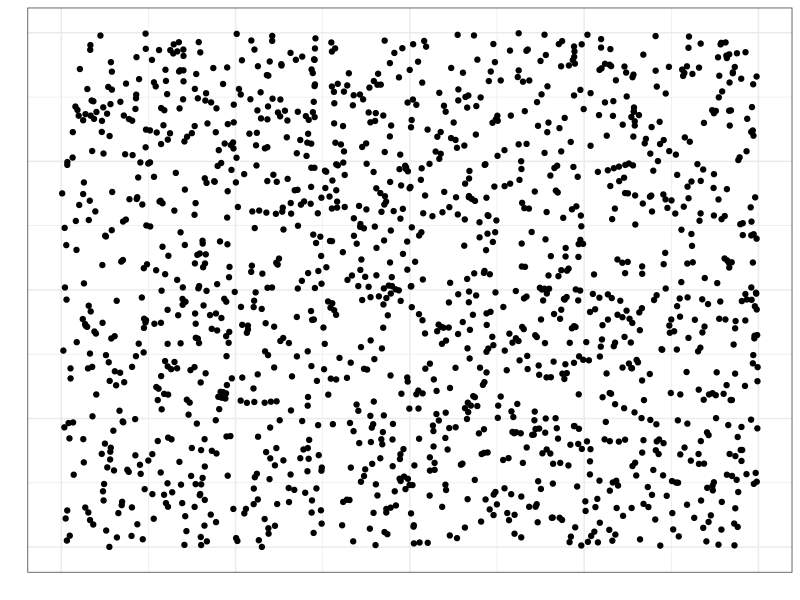
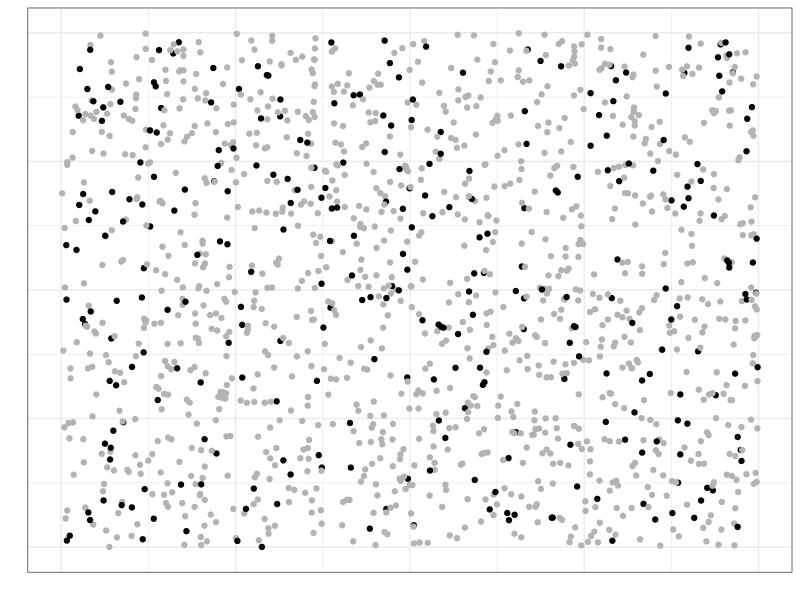
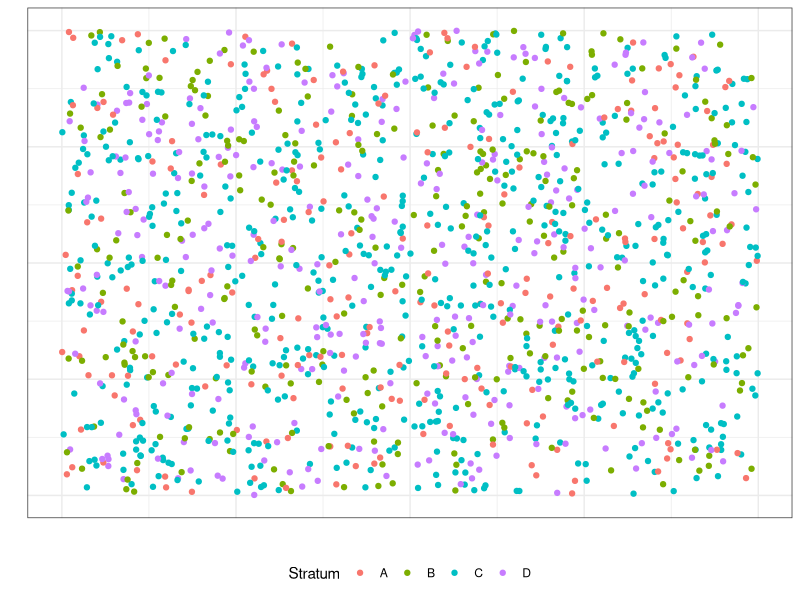
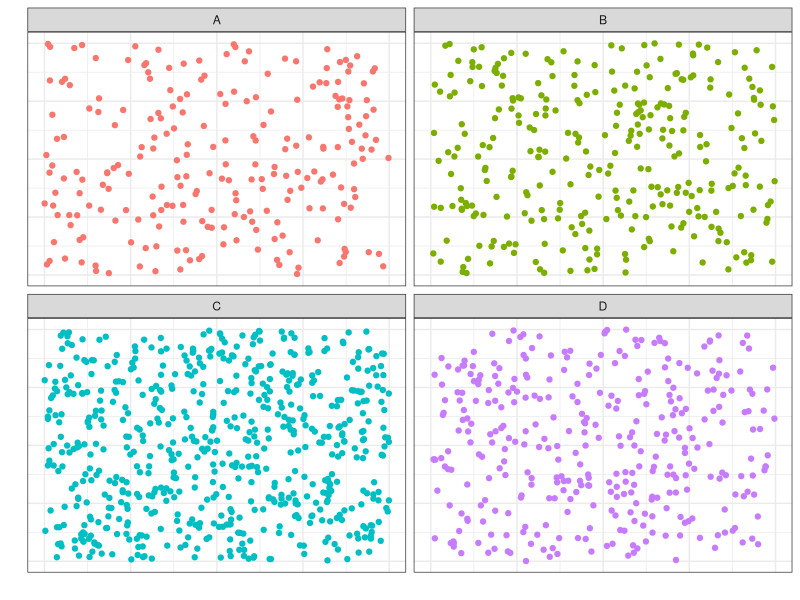
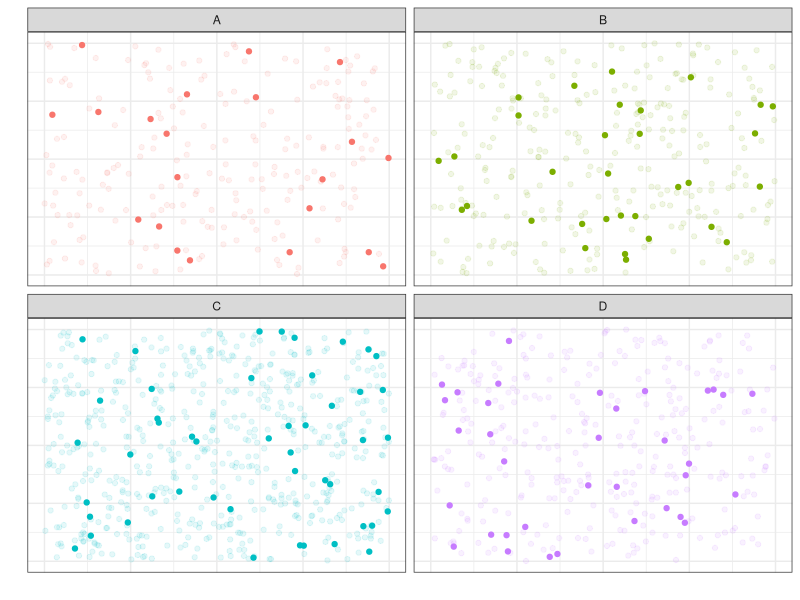
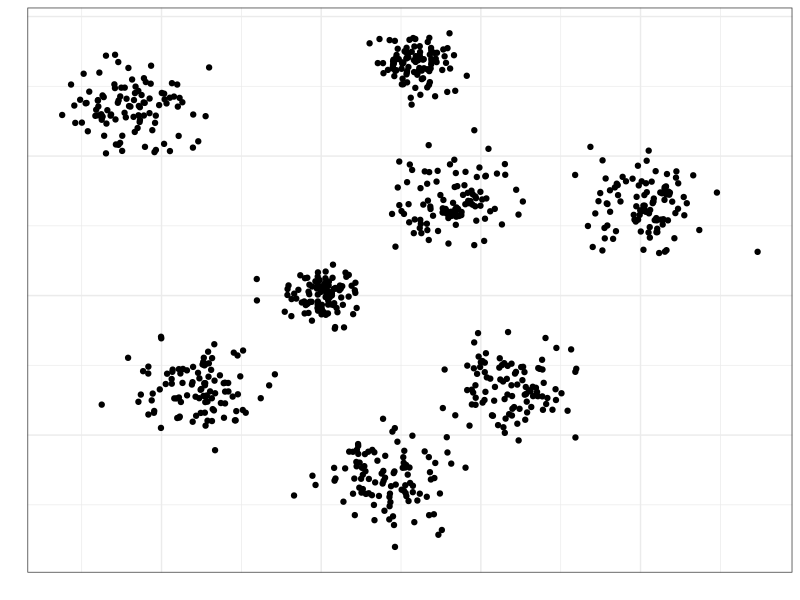
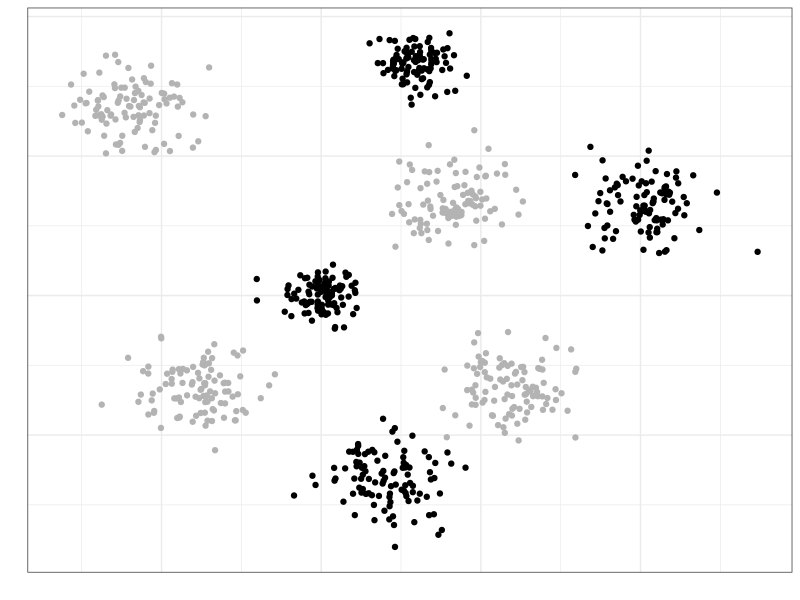
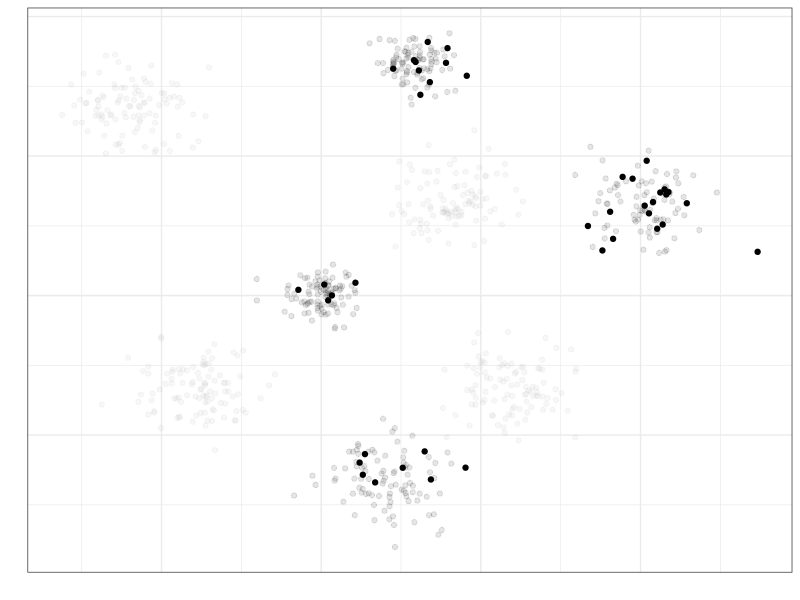

R code for these plots, in order:
## ---- chunk 1
knitr::opts_chunk$set(echo = FALSE, eval = TRUE, message = FALSE, warning = FALSE)
## ---- chunk 2
library(tidyverse)
theme_set(theme_bw())
library(ggforce)
## ---- chunk 3
tibble(x = runif(1500), 
       y = runif(1500), 
       smpl = sample(c(TRUE, FALSE), 1500, 
                     replace = TRUE, prob = c(.2, .8))) -> simple_random_pop

simple_random_pop %>% 
  ggplot(aes(x, y)) +
  geom_point() +
  guides(x = "none", y = "none") +
  labs(x = "", y = "")
## ---- chunk 4
simple_random_pop %>% 
  ggplot(aes(x, y, color = smpl)) +
  geom_point() +
  guides(x = "none", y = "none", color = "none") +
  labs(x = "", y = "") +
  scale_color_manual(values = c(`TRUE` = "black", `FALSE` = "gray70"))
## ---- chunk 5
tibble(x = runif(1500), 
       y = runif(1500), 
       strat = sample(c("A", "B", "C", "D"), 1500, 
                      replace = TRUE, prob = c(.15, .2, .4, .25)),
       smpl = sample(c(TRUE, FALSE), 1500, 
                     replace = TRUE, prob = c(.1, .9))) -> strat_pop

strat_pop %>% 
  ggplot(aes(x, y, color = strat)) +
  geom_point() +
  guides(x = "none", y = "none") +
  labs(x = "", y = "", color = "Stratum") +
  theme(legend.position = "bottom")
## ---- chunk 6
strat_pop %>% 
  ggplot(aes(x, y, color = strat)) +
  geom_point() +
  guides(x = "none", y = "none", color = "none") +
  facet_wrap(~ strat) +
  labs(x = "", y = "", color = "Stratum") +
  theme(legend.position = "bottom")
## ---- chunk 7
strat_pop %>% 
  ggplot(aes(x, y, color = strat, alpha = smpl)) +
  geom_point() +
  guides(x = "none", y = "none", color = "none", alpha = "none") +
  facet_wrap(~ strat) +
  labs(x = "", y = "", color = "Stratum") +
  theme(legend.position = "bottom")
## ---- chunk 8
tibble(x = rnorm(100, 0, .3),
       y = rnorm(100, 0, .3), 
       cluster = TRUE,
       smpl = sample(c(TRUE, FALSE), 100, replace = TRUE, prob = c(.1, .9))) %>% 
  bind_rows(
    tibble(
      x = rnorm(100, 2, .5),
      y = rnorm(100, 2, .5),
      cluster = FALSE, 
      smpl = FALSE
    )
  ) %>% 
  bind_rows(
    tibble(
      x = rnorm(100, -2, .5),
       y = rnorm(100, -2, .5),
      cluster = FALSE,
      smpl = FALSE
    )
  ) %>% 
  bind_rows(
    tibble(
      x = rnorm(100, 1.5, .3),
       y = rnorm(100, 5, .3),
      cluster = TRUE,
      smpl = sample(c(TRUE, FALSE), 100, replace = TRUE, prob = c(.1, .9))
    )
  ) %>% 
  bind_rows(
    tibble(
      x = rnorm(100, 3, .5),
       y = rnorm(100, -2, .5),
      cluster = FALSE,
      smpl = FALSE
    )
  ) %>% 
  bind_rows(
    tibble(
      x = rnorm(100, 1, .5),
       y = rnorm(100, -4, .5),
      cluster = TRUE,
      smpl = sample(c(TRUE, FALSE), 100, replace = TRUE, prob = c(.1, .9))
    )
  ) %>% 
  bind_rows(
    tibble(
      x = rnorm(100, 5, .5),
       y = rnorm(100, 2, .5),
      cluster = TRUE,
      smpl = sample(c(TRUE, FALSE), 100, replace = TRUE, prob = c(.2, .8))
    )
  ) %>% 
  bind_rows(
    tibble(
      x = rnorm(100, -3, .5),
       y = rnorm(100, 4, .5),
      cluster = FALSE,
      smpl = FALSE
    )
  ) -> cluster_pop

cluster_pop %>% 
  ggplot(aes(x, y)) +
  geom_point() +
  guides(x = "none", y = "none", color = "none", alpha = "none") +
  labs(x = "", y = "")
## ---- chunk 9
cluster_pop %>% 
  ggplot(aes(x, y, color = cluster)) +
  geom_point() +
  guides(x = "none", y = "none", color = "none", alpha = "none") +
  labs(x = "", y = "") +
  scale_color_manual(values = c(`TRUE` = "black", `FALSE` = "gray70"))
## ---- chunk 10
cluster_pop %>% 
  ggplot(aes(x, y, color = cluster, alpha = smpl)) +
  geom_point() +
  guides(x = "none", y = "none", color = "none", alpha = "none") +
  labs(x = "", y = "") +
  scale_color_manual(values = c(`TRUE` = "black", `FALSE` = "gray70"))
## ---- chunk 11
ggplot() +
  geom_rect(aes(xmin = -.5, xmax = .5, ymin = -.5, ymax = .5), color = "black", alpha = 0, linewidth = 1) +
  geom_circle(aes(x0 = 0, y0 = 0, r = .5)) +
  guides(x = "none", y = "none") +
  coord_fixed()
## ---- chunk 12
tibble(x = runif(100, -.5, .5),
       y = runif(100, -.5, .5)) %>% 
ggplot() +
  geom_rect(aes(xmin = -.5, xmax = .5, ymin = -.5, ymax = .5), color = "black", alpha = 0, linewidth = 1) +
  geom_circle(aes(x0 = 0, y0 = 0, r = .5)) +
  geom_point(aes(x, y)) +
  guides(x = "none", y = "none") +
  labs(x = "", y = "") +
  coord_fixed()
## ---- chunk 13
tibble(x = runif(1000, -.5, .5),
       y = runif(1000, -.5, .5),
       d = sqrt(x^2 + y^2),
       incirc = ifelse(d <= .5, TRUE, FALSE)) %>% 
ggplot() +
  geom_rect(aes(xmin = -.5, xmax = .5, ymin = -.5, ymax = .5), color = "black", alpha = 0, linewidth = 1) +
  geom_circle(aes(x0 = 0, y0 = 0, r = .5)) +
  geom_point(aes(x, y, color = incirc)) +
  guides(x = "none", y = "none", color = "none") +
  labs(x = "", y = "") +
  coord_fixed() +
  scale_color_manual(values = c(`TRUE` = "black", `FALSE` = "gray70"))
